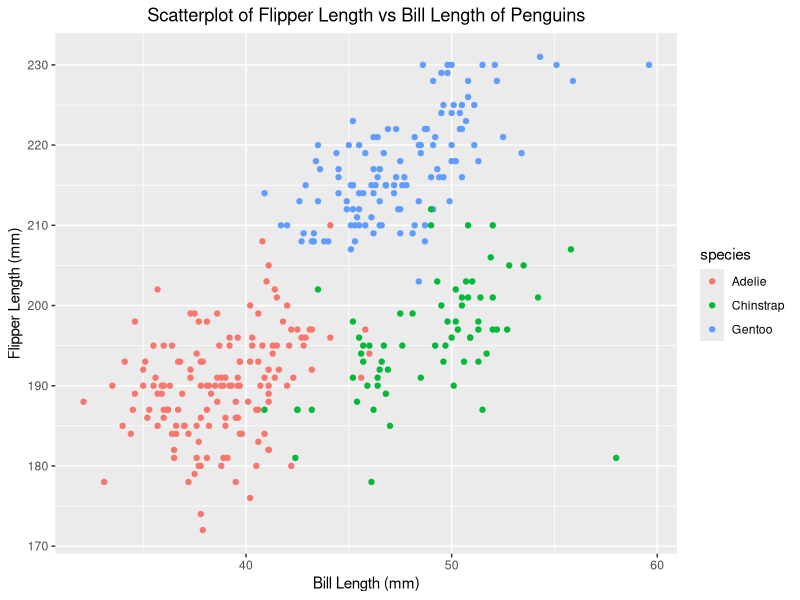
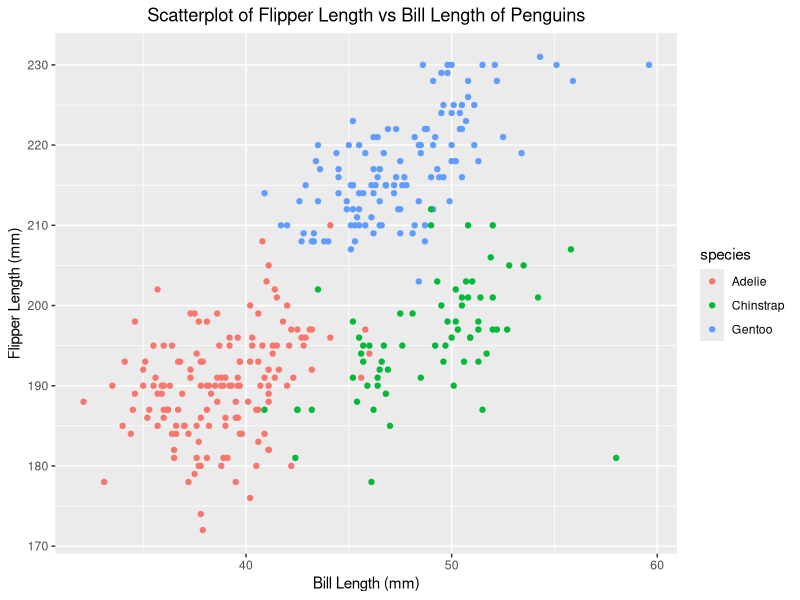

Write the R code that produced these figures, in order.
## ---- chunk 1
library(tidyverse)
## ---- chunk 2
data("penguins", package = "palmerpenguins")
## ---- chunk 3
penguins |> 
  drop_na(bill_length_mm, flipper_length_mm) |> 
  ggplot(aes(x = bill_length_mm, y = flipper_length_mm, color = species)) +
  geom_point() +
  labs(title = "Scatterplot of Flipper Length vs Bill Length of Penguins",
       x = "Bill Length (mm)",
       y = "Flipper Length (mm)")+
  theme(plot.title = element_text(hjust = 0.5))
## ---- chunk 4
ggsave("scatterplot_flipper_vs_bill.png")
